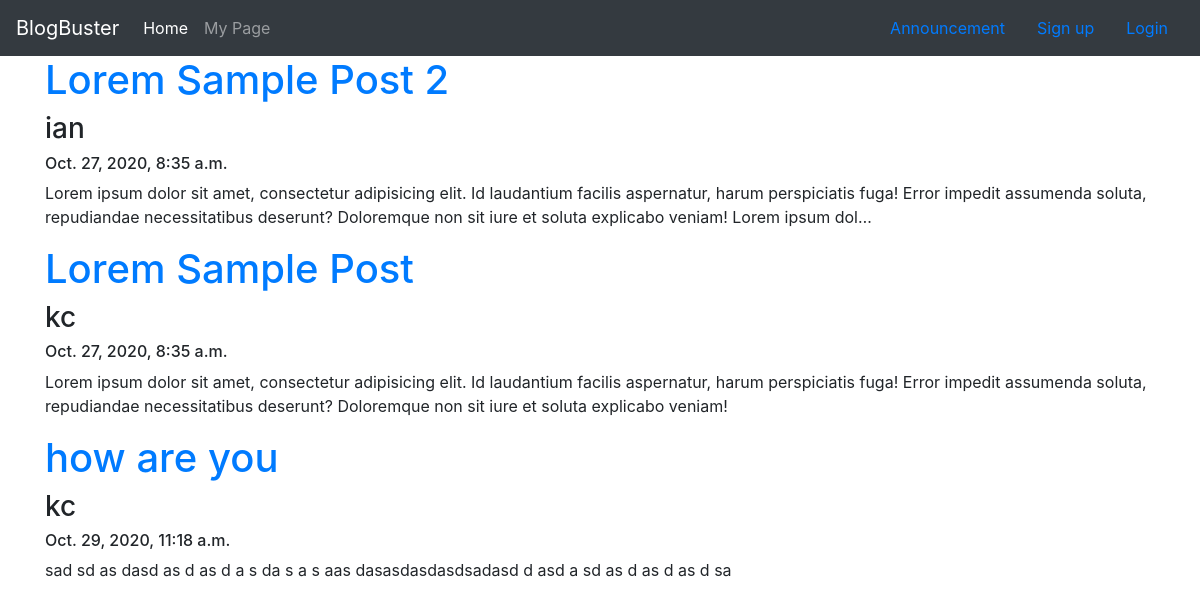
/, run on an earlier commit of the app's database.
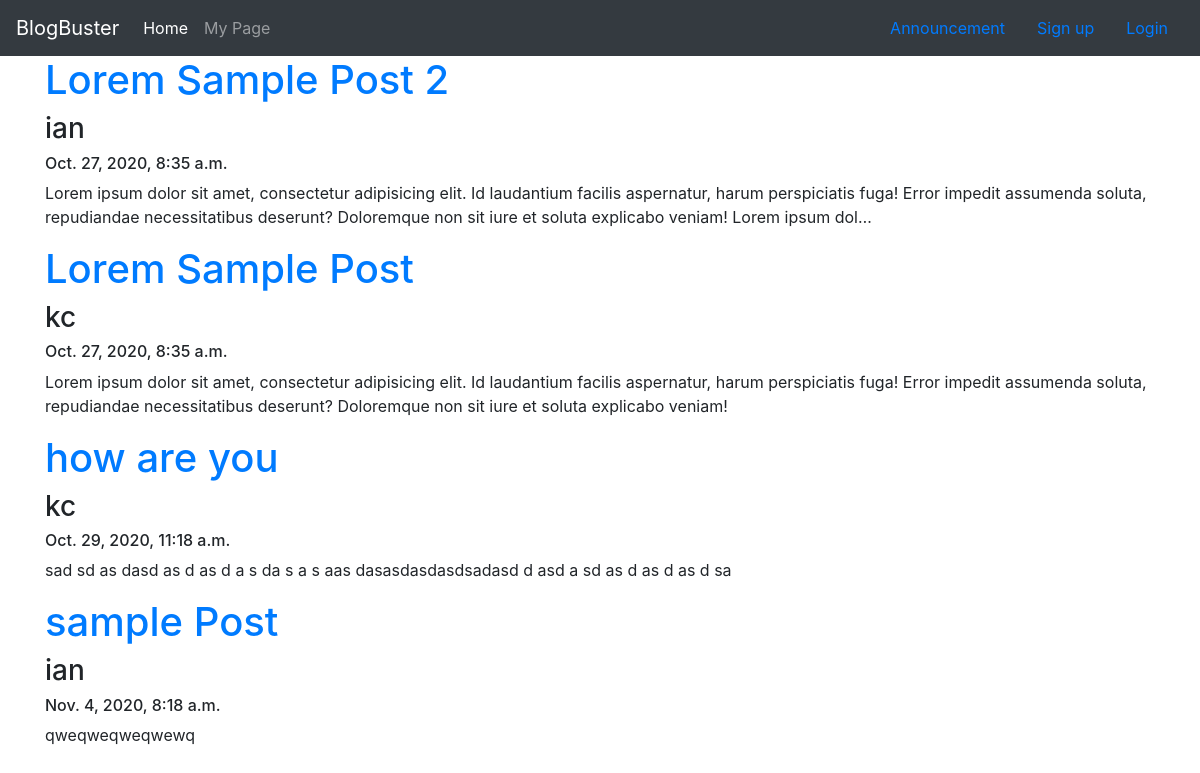
And on a later commit of the database.
### blogger/models.py (models this page shows, shortened)
class BlogPost(models.Model):
    blog_title = models.CharField(max_length=250)
    blog_content = models.TextField(blank=True)
    blog_publish = models.DateTimeField(auto_now_add=True)
    blog_user = models.ForeignKey(User, on_delete=models.CASCADE)

### blogger/views.py (the view)
# urls.py: 2. Add a URL to urlpatterns:  path('', views.home, name='home')
def home(request):
    content = BlogPost.objects.all()
    return render(request, 'blogger/home.html', {'content':content})

### blogger/templates/blogger/home.html (shortened to what this page needs)
<!DOCTYPE html>
{% extends 'blogger/base.html' %}
    {% block content %}
        <div class="container">
            {% for home in content %}
                <a href="{% url 'detail' home.id %}"><h1>{{home.blog_title}}</h1></a>
                <h3>{{home.blog_user.first_name}}</h3>
                <h6>{{ home.blog_publish}}</h6>
                <p>{{home.blog_content|truncatechars:255}}</p>
            {% endfor %}
        </div>
    {% endblock %}

### blogger/templates/blogger/base.html (shortened to what this page needs)
<!DOCTYPE html>
<html lang="en">
<head>
    <link rel="stylesheet" href="https://cdn.jsdelivr.net/npm/bootstrap@4.5.3/dist/css/bootstrap.min.css">
    <nav class="navbar navbar-expand-lg navbar-dark bg-dark">
      <a class="navbar-brand" href="{% url 'home' %}">BlogBuster</a>
      <div class="collapse navbar-collapse" id="navbarText">
        <ul class="navbar-nav mr-auto">
          <li class="nav-item active">
            <a class="nav-link" href="{% url 'home' %}">Home<span class="sr-only">(current)</span></a>
          </li>
          <li class="nav-item">
            <a class="nav-link" href="{% url 'mypage' %}">My Page</a>
          </li>
      </ul>
      <ul class="nav justify-content-end">
        <li class="nav-item">
          <a class="nav-link" href="#">Announcement</a>
        </li>
        {% if user.is_authenticated%}
          <li class="nav-item">
            <a class="nav-link active" href="{% url 'logoutuser' %}">Logout</a>
          </li>
        {% else %}
        <li class="nav-item navbar-dark bg-dark">
          <a class="nav-link active" href="{% url 'signupuser' %}">Sign up</a>
        </li>
        <li class="nav-item">
          <a class="nav-link active" href="{% url 'loginuser' %}">Login</a>
        </li>
        {% endif %}
      </ul>
      </div>
    </nav>
</head>
<body>
    {% block content %}
    {% endblock %}
</body>
</html>

What changed in the data, as far as the page shows it:
added BlogPost: blog_title "sample Post", blog_user.first_name "ian", blog_publish "Nov. 4, 2020, 8:18 a.m.", blog_content "qweqweqweqwewq"
